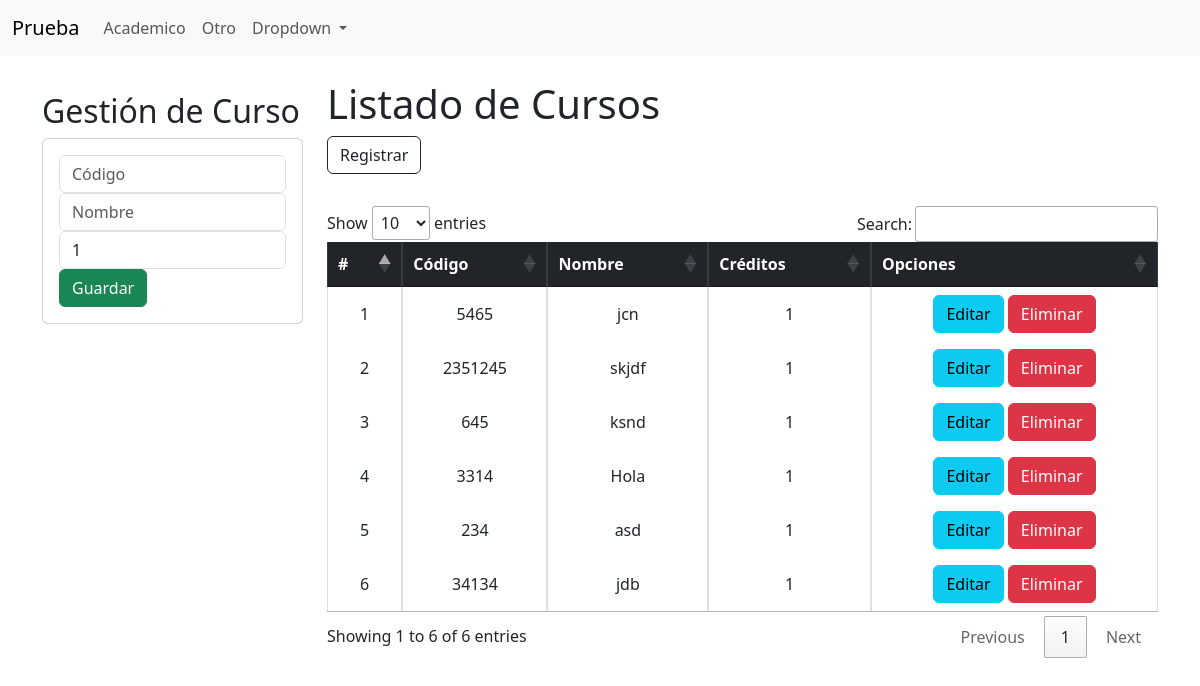
The app's page /atencion with its own data.
### Aplicaciones/Academico/models.py (models this page shows, shortened)
class Curso(models.Model):
    id = models.AutoField(primary_key=True) #Es una prueba de un id autoincrementable
    codigo = models.CharField(max_length=6)
    nombre = models.CharField(max_length=50)
    creditos = models.PositiveSmallIntegerField()

### Aplicaciones/Academico/views.py (the view)
# urls.py: path('atencion', views.homes),
def homes(request):
    cursosListados = Curso.objects.all() #Pasamos a la variable lo que tiene el modelo
    messages.success(request, '¡Cursos listados!') #Manda mensaje
    return render(request, "cursos.html", {"cursos": cursosListados}) #cursos es como lo mandaré a llamar y definimos '' como cursos.html

### Aplicaciones/Academico/templates/cursos.html (shortened to what this page needs)
{% extends "./base.html" %}
{% block body %}
<div class="row">
    <div class="col-sm-4 col-md-3 col-lg-2 col-xl-3">
        <h2>Gestión de Curso</h2>
        <div class="card">
            <div class="card-body">
                <form action="registrarCurso/" method="POST">{% csrf_token %}
                    <div class="form-group">
                        <input type="number" id="txtCodigo" name="txtCodigo" class="form-control" placeholder="Código"
                            minlength="6" maxlength="6"  onkeypress="return verificaNumeros(event);" required>
                    </div>
                    <div class="form-group">
                        <input type="text" id="txtNombre" name="txtNombre" class="form-control" placeholder="Nombre"
                            maxlength="50" required>
                    </div>
                    <div class="form-group">
                        <input type="number" id="numCreditos" name="numCreditos" class="form-control" min="1" max="9"
                            value="1" required>
                    </div>
                    <div class="form-group">
                        <button type="submit" class="btn btn-success btn-block text-white">Guardar</button>
                    </div>
                </form>
            </div>
        </div>
    </div>
    <div class="col-sm-8 col-md-9 col-lg-9 col-xl-9">
        <h1>Listado de Cursos</h1>
    <a class="btn btn-outline-dark" data-bs-toggle="modal" data-bs-target="#RegistroGrupo">Registrar</a><br>
    <br />
        <div class="table-responsive py-2">
            <table class="table table-bordered " cellspacing="0" width="100%" id="myTable" >
                <thead class="table-dark">
                    <tr >
                        <th>#</th>
                        <th>Código</th>
                        <th>Nombre</th>
                        <th>Créditos</th>
                        <th >Opciones</th>
                    </tr>
                </thead>
                <tbody>
                    {% for c in cursos %}
                    <tr>
                        <td>{{forloop.counter}}</td>
                        <td>{{c.codigo}}</td>
                        <td>{{c.nombre}}</td>
                        <td>{{c.creditos}}</td>
                        <td>
                        <a href="edicionCurso/{{c.codigo}}" class="btn btn-info">Editar</a>
                      <a href="eliminarCurso/{{c.id}}" class="btn btn-danger btnEliminacion">Eliminar</a>
                    </td>
                    </tr>
                    {% endfor %}
                </tbody>
            </table>
        </div>
    </div>
</div>
{% endblock %}

### Aplicaciones/Academico/templates/base.html (shortened to what this page needs)
<!DOCTYPE html>
<html lang="en">
<head>
    {% load static %}
    <link rel="stylesheet" type="text/css" href="//cdn.datatables.net/1.10.21/css/jquery.dataTables.min.css" /></script>
    <link rel="stylesheet" type="text/css" href=" https://cdn.datatables.net/responsive/2.4.1/css/responsive.dataTables.min.css" /> </script>
    <link href="https://cdn.jsdelivr.net/npm/bootstrap@5.3.0-alpha3/dist/css/bootstrap.min.css" rel="stylesheet">
 <link rel="stylesheet" href="{% static 'css/gestionCursos.css' %}">
</head>
<body>
    <nav class="navbar navbar-expand-lg bg-body-tertiary">
        <div class="container-fluid">
          <a class="navbar-brand" href="#">Prueba</a>
          <div class="collapse navbar-collapse" id="navbarNav">
            <ul class="navbar-nav">
              <li class="nav-item">
                <a class="nav-link" href="/">Academico</a>
              </li>
              <li class="nav-item">
                <a class="nav-link" href="atencion">Otro</a>
              </li>
              <li class="nav-item dropdown">
                <a class="nav-link dropdown-toggle" href="#" role="button" data-bs-toggle="dropdown" aria-expanded="false">
                  Dropdown
                </a>
              </li>
            </ul>
          </div>
        </div>
      </nav>
    <div class="container py-4">
        {% block body %}
        {% endblock %}
    </div>
</body>
</html>

### Aplicaciones/Academico/static/css/gestionCursos.css (style rules this page uses)
th, td { text-align: center; vertical-align: middle; }

### records on screen
Curso: codigo "5465", nombre "jcn", creditos "1"
Curso: codigo "2351245", nombre "skjdf", creditos "1"
Curso: codigo "645", nombre "ksnd", creditos "1"
Curso: codigo "3314", nombre "Hola", creditos "1"
Curso: codigo "234", nombre "asd", creditos "1"
Curso: codigo "34134", nombre "jdb", creditos "1"
